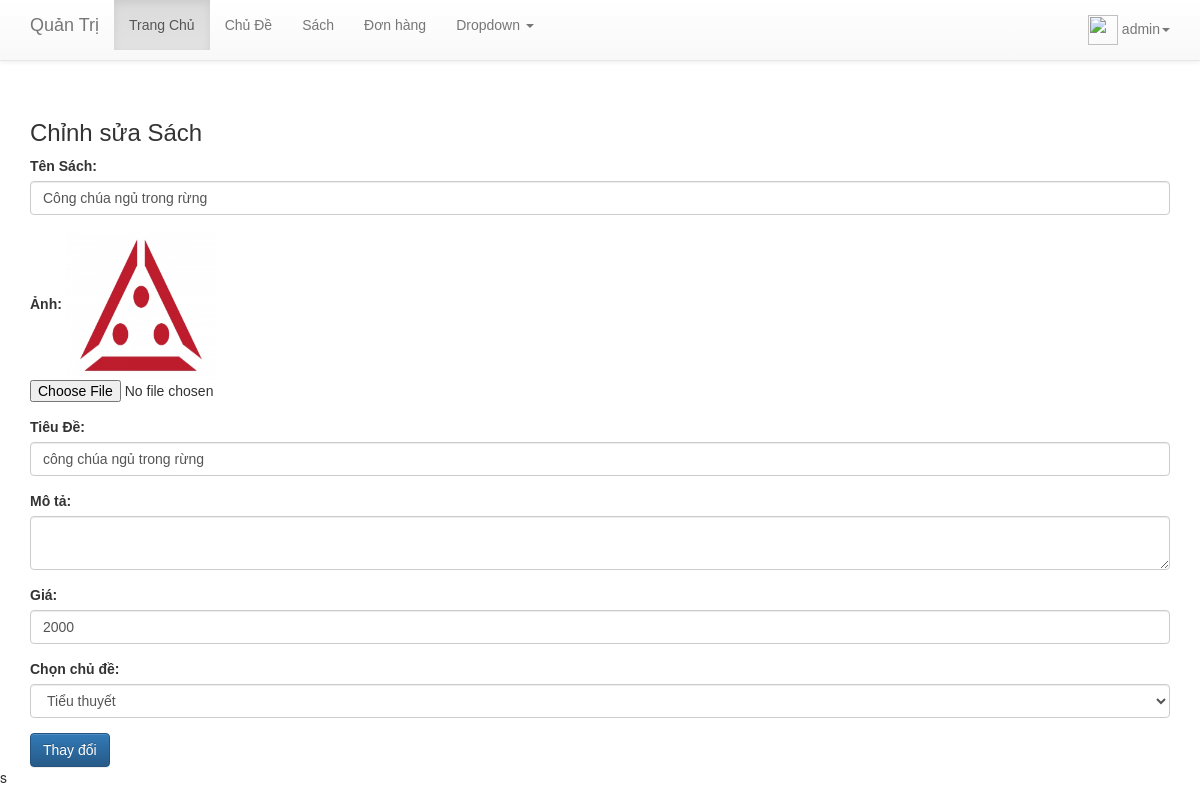
/public/admin/edit_book.php/?idBook=3 (signed in), run on the app's committed database.
### tables this page shows
CREATE TABLE `books` (
  `idBook` int(11) NOT NULL,
  `nameBook` varchar(255) DEFAULT NULL,
  `imageBook` varchar(255) DEFAULT NULL,
  `titleBook` varchar(255) DEFAULT NULL,
  `descriptionBook` varchar(255) DEFAULT NULL,
  `priceBook` int(11) DEFAULT NULL,
  `idCategory` int(11) DEFAULT NULL
);

### public/admin/edit_book.php (the view, shortened to what this page needs)
<?php
require '../layout/header.php';
require '../layout/menu_ad.php';
require '../../config/db.php';
$sql_get_cate="SELECT * FROM categorys";
$query_get_cate=mysqli_query($conn,$sql_get_cate);
$category=mysqli_fetch_all($query_get_cate,MYSQLI_ASSOC);
$idBook=$_GET['idBook'];
$sql="SELECT * FROM books WHERE idBook=$idBook";
$query=mysqli_query($conn,$sql);
$book=mysqli_fetch_assoc($query);
?>
<div class="container mg-top">
<h3>Chỉnh sửa Sách</h3>
    <form class="form" action="" method="post" enctype="multipart/form-data" >
        <div class="form-group">
            <label >Tên Sách:</label>
            <input type="text" name="nameBook" value="<?php echo $book['nameBook'];?>" class="form-control"  >
        </div>
        <div class="form-group">
            <label >Ảnh:</label>
            <img src="http://localhost/bansach_php/public/upload/<?php echo $book['imageBook'];?>" width="150px" height="150px" alt="">
            <input type="file" name="image" id="" value="http://localhost/bansach_php/public/upload/<?php echo $book['imageBook'];?>" >
        </div>
        <div class="form-group">
            <label >Tiêu Đề:</label>
            <input type="text" name="titleBook" value="<?php echo $book['titleBook'];?>" class="form-control"  >
        </div>
        <div class="form-group">
            <label >Mô tả:</label>
            <textarea id="editor" name="descriptionBook" value="<?php echo $book['descriptionBook'];?>" class="form-control"></textarea>
        </div>
        <div class="form-group">
            <label >Giá:</label>
            <input type="number" name="priceBook" value="<?php echo $book['priceBook'];?>"  class="form-control" >
        </div>
        <div class="form-group">
            <label for="sel1">Chọn chủ đề:</label>
            <select class="form-control" name="idCategory" id="sel1">
            <?php foreach($category as $cate): ?>
                <?php if($cate['idCategory']==$book['idCategory']):?>
                    <option value="<?php echo $cate['idCategory'];?>" selected ><?php echo $cate['nameCategory'];?></option>
                <?php else:?>
                    <option value="<?php echo $cate['idCategory'];?>"  ><?php echo $cate['nameCategory'];?></option>
                <?php endif; ?>
            <?php endforeach;?>
            </select>
        </div>
       <button type="submit" name="change" class="btn btn-primary">Thay đổi</button>
    </form>
</div>
<?php
require('../layout/bottom.php');
?>

### public/css/custom.css (style rules this page uses)
* { margin: 0; padding:0; font-family: Arial, Helvetica, sans-serif; }
.mg-top { margin-top: 100px; }

### data on the page
books: nameBook "Công chúa ngủ trong rừng", imageBook (picture), titleBook "công chúa ngủ trong rừng", priceBook "2000"

### other printed values
$_SESSION['nameUser'] "admin"
form field idCategory "Tiểu thuyết"
